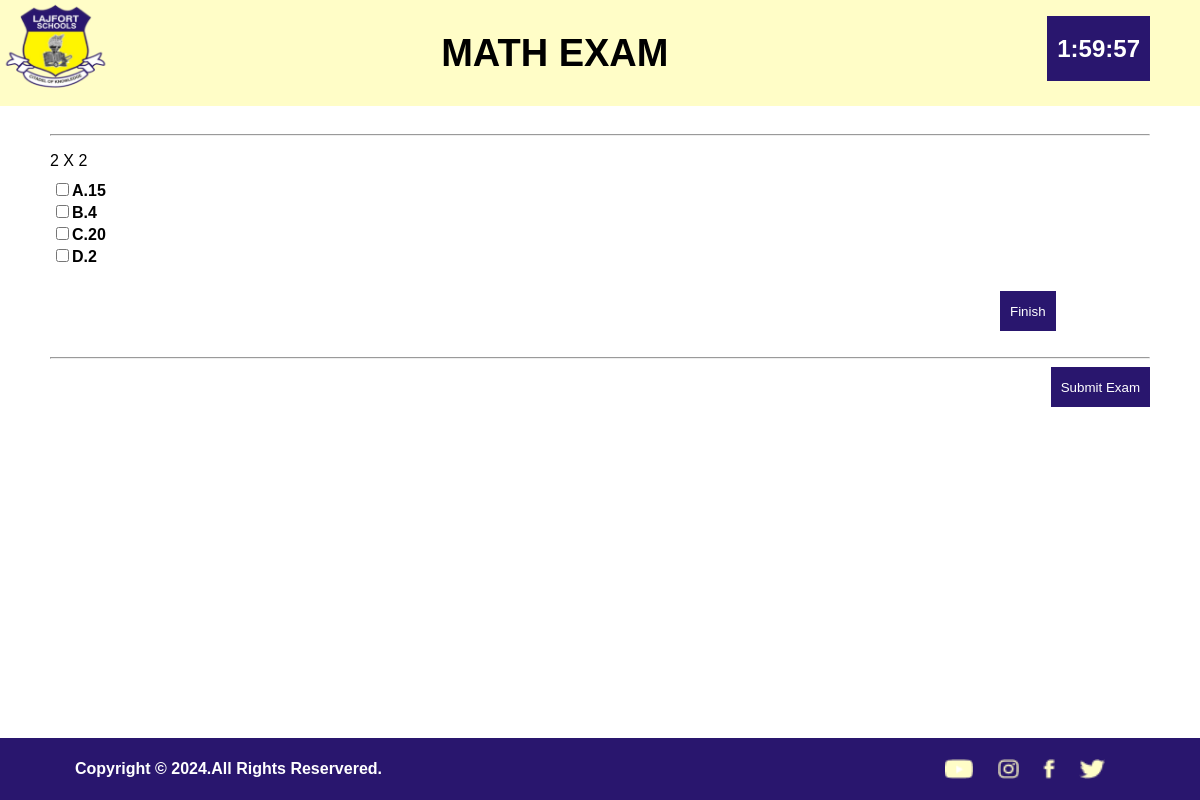
The page /preview/examination/1?page=2 (signed in) on the database as committed earlier.
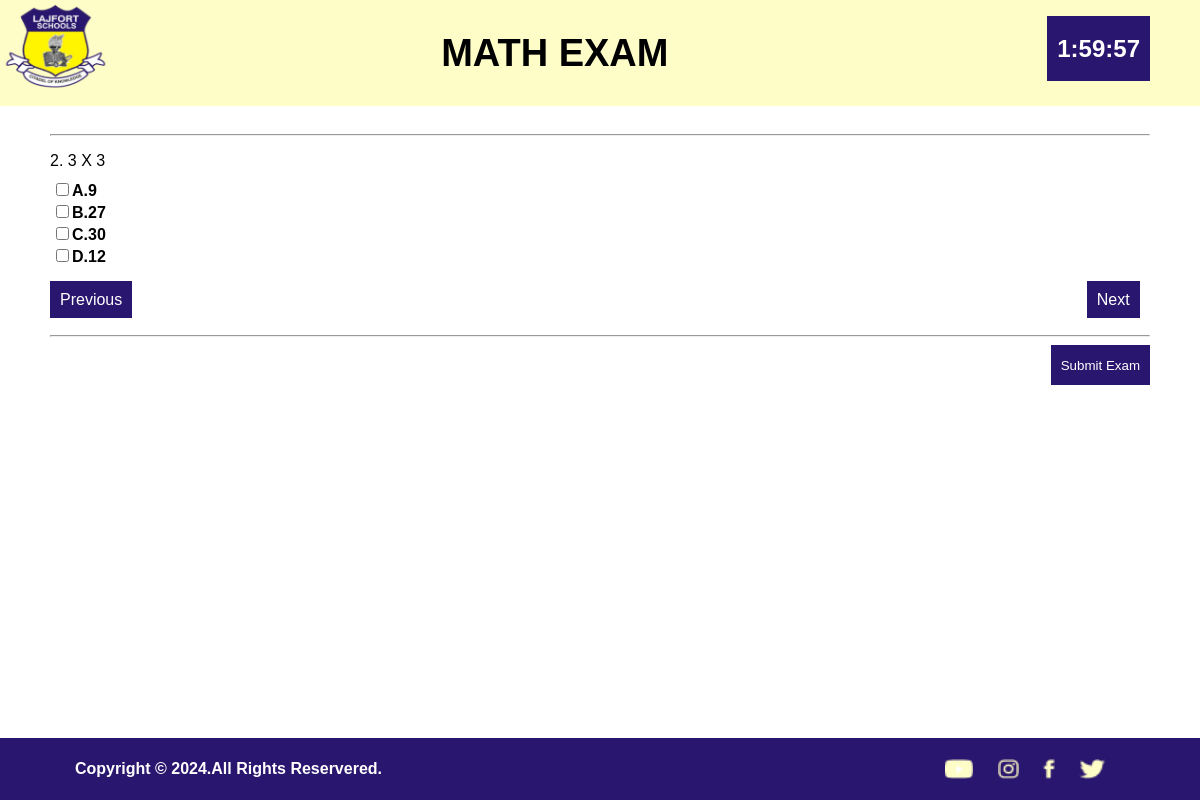
The same page on the database as committed later.
### Examapp/models.py (models this page shows, shortened)
class Exam(models.Model):
    subject = models.CharField(max_length=50,choices=SUBJEECT_CHOICES)
    description = models.TextField(max_length=125)
    title = models.CharField(max_length=50)
    duration = models.FloatField(default=120)
    total_question = models.IntegerField(default=60)
    clas = models.CharField(max_length=200,choices=CLASS_CHIOCE)

class Question(models.Model):
    question = models.TextField()
    option1 = models.TextField()
    option2 = models.TextField()
    option3 = models.TextField()
    option4 = models.TextField()
    solution = models.TextField()
    subject = models.CharField(max_length=1000000,choices=SUBJEECT_CHOICES)
    exam = models.ForeignKey(Exam,on_delete=models.CASCADE)

### Examapp/views.py (the view)
# urls.py: path('preview/examination/<str:pk>', views.examination, name='examination'),
@login_required(login_url='login')
def examination(request,pk):
    exam = Exam.objects.get(id=pk)
    p = Paginator(Question.objects.filter(exam=exam), 1)
    page = request.GET.get('page')
    exam_p = p.get_page(page)
    current_time = timezone.now()
    start_time = datetime.now()
    end_time = start_time + timedelta(minutes=exam.duration)
    if request.method == 'POST':
        score = request.POST.get('score')#.value()
        id = exam.id
        answer = Result(student=request.user,score=score,exam=exam)
        answer.save()
        return redirect('result',pk=id)
    else:
        return render(request, 'exam.html',{'exam':exam,'current_time':current_time,'end_time':end_time.isoformat(),'exam_p':exam_p})

### Templates/exam.html (shortened to what this page needs)
{% load static %}
<!DOCTYPE html>
<html lang="en">
<head>
    <link rel="stylesheet" href="{% static 'css/home.css' %}">
    <link rel="stylesheet" href="{% static 'css/exam.css' %}">
</head>
<body>
    <header>
        <nav>
            <img class="laj-logo" src="{% static 'images/Lajfort-logo.png' %}" alt="">
            <h2 class="exam-title">{{exam.title}}</h2>
            <div class="timer">
            </div>
        </nav>
    </header>
    <main class="exam">
        {% for q in exam_p %}
        <hr>
        <form action="" name="exam-form" method="post">
            <div class="e-div">
                <p class="qst">{{q.question}}</p>
                <h4 class="opt"><input type="checkbox" value="{{q.option1}}" class="input">A.{{q.option1}} </h4>
                <h4 class="opt"><input type="checkbox" value="{{q.option2}}" class="input">B.{{q.option2}} </h4>
                <h4 class="opt"><input type="checkbox" value="{{q.option3}}" class="input">C.{{q.option3}} </h4>
                <h4 class="opt"><input type="checkbox" value="{{q.option4}}" class="input">D.{{q.option4}} </h4>
            </div>
            {% endfor %} {% if exam_p.has_previous %}
            <a href="?page={{exam_p.previous_page_number}}" id="previous" class="previous">Previous</a> {% endif %} {% if exam_p.has_next %}
            <a href="?page={{exam_p.next_page_number}}" id="next" class="next" onclick="getAnswer();">Next</a>{% else %}
            <input type="submit" id="next" class="next js-finish" onclick="getAnswer();
            localStorage.removeItem('score');
            " value="Finish"> {% endif %}
            <br><br>
            <hr>
            <div class="end">
                <input type="submit" class="end-exam js-finish" onclick="getAnswer();
                localStorage.removeItem('score');
                " value="Submit Exam">
            </div>
        </form>
    </main>
    <footer>
        <div class="copyright">
            <h4>Copyright &copy; 2024.All rights reservered.</h4>
            <div>
                <img src="{% static 'images/Lajfort-foot-youtube.png' %}" class="social" alt="">
                <img src="{% static 'images/Lajfort-foot-instagram.png' %}" class="social" alt="">
                <img src="{% static 'images/Lajfort-foot-facebook.png' %}" class="social" alt="">
                <img src="{% static 'images/Lajfort-foot-twitter.png' %}" class="social" alt="">
            </div>
        </div>
    </footer>
</body>
</html>

### static/css/home.css (style rules this page uses)
body { margin: 0; font-family: Arial; padding-bottom: 100px; text-transform: capitalize; }
main { padding-left: 50px; padding-right: 50px; display: grid; grid-template-columns: 350px 350px 350px; row-gap: 50px; column-gap: 50px; }
header { background-color: rgba(255, 253, 199, 1); width: 100%; margin-bottom: 20px; margin-right: 50px; }
nav { display: flex; align-items: center; justify-content: space-between; padding-right: 50px; }
a { color: black; text-decoration: none; cursor: pointer; }
.laj-logo { height: 100px; }
footer { background-color: rgba(41, 22, 110, 1); color: white; width: 100%; margin-top: 50px; position: fixed; bottom: 0; z-index: 100; margin-top: 50px; }
.copyright { padding-top: -1px; padding-bottom: 1px; padding-left: 75px; padding-right: 75px; display: flex; justify-content: space-between; align-items: center; }
.social { margin-right: 20px; margin-top: 5px; height: 20px; }
@media (min-width:1024px) and (max-width:1439px) { main { grid-template-columns: 350px 350px 350px; place-content: center; } }

### static/css/exam.css (style rules this page uses)
.exam { display: block; }
.opt { margin: 2px; }
.qst { margin-bottom: 10px; text-align: start; }
.end { text-align: end; }
p { width: 1000px; text-align: start; word-wrap: break-word; }
h4 { width: 800px; text-align: start; word-wrap: break-word; }
.end-exam { height: 40px; border: none; background-color: rgba(41, 22, 110, 1); color: white; padding: 10px; cursor: pointer; }
.exam-title { margin-right: 500px; font-weight: 800; font-size: 38px; text-transform: uppercase; }
.timer { display: flex; height: 30px; padding-left: 10px; padding-right: 10px; padding-bottom: 35px; margin-top: -10px; margin-left: -450px; background-color: rgba(41, 22, 110, 1); color: white; }
.previous, .next { height: 40px; padding: 10px; background-color: rgba(41, 22, 110, 1); color: white; border: none; cursor: pointer; }
.e-div { margin-bottom: 25px; }
.next { margin-left: 62.5rem; }
@media (min-width:1024px) and (max-width:1439px) { .next { margin-left: 1000px; } }
@media (max-width:1440px) { .next { margin-left: 950px; } }

Rows that differ between the two databases and show on the page:
no longer on this page (row edited): Question: question "2 X 2", option1 "15", option2 "4", option3 "20", option4 "2"
added Question: question "2. 3 X 3", option1 "9", option2 "27", option3 "30", option4 "12"
Other text that changed with them:
form field value: "Finish" → (not shown)
text now shown: "Previous Next"
